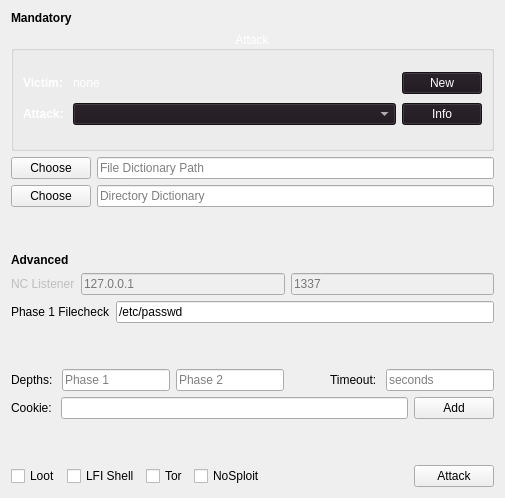
          <widget class="QWidget" name="configTab">
           <attribute name="icon">
            <iconset>
             <normaloff>icons/Vailyn.png</normaloff>icons/Vailyn.png</iconset>
           </attribute>
           <attribute name="title">
            <string notr="true">Conf.</string>
           </attribute>
           <layout class="QVBoxLayout" name="verticalLayout_tab5">
            <item>
             <widget class="QLabel" name="mandatoryLabel">
              <property name="font">
               <font>
                <weight>75</weight>
                <bold>true</bold>
                <underline>false</underline>
               </font>
              </property>
              <property name="text">
               <string>Mandatory</string>
              </property>
             </widget>
            </item>
            <item>
             <layout class="QVBoxLayout" name="verticalLayout_7">
              <item>
               <layout class="QHBoxLayout" name="horizontalLayout_7">
                <item>
                 <widget class="QGroupBox" name="attackBox">
                  <property name="sizePolicy">
                   <sizepolicy hsizetype="Preferred" vsizetype="Preferred">
                    <horstretch>1</horstretch>
                    <verstretch>0</verstretch>
                   </sizepolicy>
                  </property>
                  <property name="minimumSize">
                   <size>
                    <width>0</width>
                    <height>120</height>
                   </size>
                  </property>
                  <property name="maximumSize">
                   <size>
                    <width>16777215</width>
                    <height>120</height>
                   </size>
                  </property>
                  <property name="palette">
                   <palette>
                    <active>
                     <colorrole role="WindowText">
                      <brush brushstyle="SolidPattern">
                       <color alpha="255">
                        <red>255</red>
                        <green>255</green>
                        <blue>255</blue>
                       </color>
                      </brush>
                     </colorrole>
                     <colorrole role="Button">
                      <brush brushstyle="SolidPattern">
                       <color alpha="255">
                        <red>29</red>
                        <green>22</green>
                        <blue>29</blue>
                       </color>
                      </brush>
                     </colorrole>
                     <colorrole role="Text">
                      <brush brushstyle="SolidPattern">
                       <color alpha="255">
                        <red>255</red>
                        <green>255</green>
                        <blue>255</blue>
                       </color>
                      </brush>
                     </colorrole>
                     <colorrole role="ButtonText">
                      <brush brushstyle="SolidPattern">
                       <color alpha="255">
                        <red>255</red>
                        <green>255</green>
                        <blue>255</blue>
                       </color>
                      </brush>
                     </colorrole>
                     <colorrole role="Base">
                      <brush brushstyle="SolidPattern">
                       <color alpha="255">
                        <red>29</red>
                        <green>22</green>
                        <blue>29</blue>
                       </color>
                      </brush>
                     </colorrole>
                     <colorrole role="Window">
                      <brush brushstyle="SolidPattern">
                       <color alpha="255">
                        <red>29</red>
                        <green>22</green>
                        <blue>29</blue>
                       </color>
                      </brush>
                     </colorrole>
                     <colorrole role="PlaceholderText">
                      <brush brushstyle="NoBrush">
                       <color alpha="128">
                        <red>255</red>
                        <green>255</green>
                        <blue>255</blue>
                       </color>
                      </brush>
                     </colorrole>
                    </active>
                    <inactive>
                     <colorrole role="WindowText">
                      <brush brushstyle="SolidPattern">
                       <color alpha="255">
                        <red>255</red>
                        <green>255</green>
                        <blue>255</blue>
                       </color>
                      </brush>
                     </colorrole>
                     <colorrole role="Button">
                      <brush brushstyle="SolidPattern">
                       <color alpha="255">
                        <red>29</red>
                        <green>22</green>
                        <blue>29</blue>
                       </color>
                      </brush>
                     </colorrole>
                     <colorrole role="Text">
                      <brush brushstyle="SolidPattern">
                       <color alpha="255">
                        <red>255</red>
                        <green>255</green>
                        <blue>255</blue>
                       </color>
                      </brush>
                     </colorrole>
                     <colorrole role="ButtonText">
                      <brush brushstyle="SolidPattern">
                       <color alpha="255">
                        <red>255</red>
                        <green>255</green>
                        <blue>255</blue>
                       </color>
                      </brush>
                     </colorrole>
                     <colorrole role="Base">
                      <brush brushstyle="SolidPattern">
                       <color alpha="255">
                        <red>29</red>
                        <green>22</green>
                        <blue>29</blue>
                       </color>
                      </brush>
                     </colorrole>
                     <colorrole role="Window">
                      <brush brushstyle="SolidPattern">
                       <color alpha="255">
                        <red>29</red>
                        <green>22</green>
                        <blue>29</blue>
                       </color>
                      </brush>
                     </colorrole>
                     <colorrole role="PlaceholderText">
                      <brush brushstyle="NoBrush">
                       <color alpha="128">
                        <red>255</red>
                        <green>255</green>
                        <blue>255</blue>
                       </color>
                      </brush>
                     </colorrole>
                    </inactive>
                    <disabled>
                     <colorrole role="WindowText">
                      <brush brushstyle="SolidPattern">
                       <color alpha="255">
                        <red>91</red>
                        <green>89</green>
                        <blue>92</blue>
                       </color>
                      </brush>
                     </colorrole>
                     <colorrole role="Button">
                      <brush brushstyle="SolidPattern">
                       <color alpha="255">
                        <red>29</red>
                        <green>22</green>
                        <blue>29</blue>
                       </color>
                      </brush>
                     </colorrole>
                     <colorrole role="Text">
                      <brush brushstyle="SolidPattern">
                       <color alpha="255">
                        <red>98</red>
                        <green>94</green>
                        <blue>98</blue>
                       </color>
                      </brush>
                     </colorrole>
                     <colorrole role="ButtonText">
                      <brush brushstyle="SolidPattern">
                       <color alpha="255">
                        <red>100</red>
                        <green>95</green>
                        <blue>101</blue>
                       </color>
                      </brush>
                     </colorrole>
                     <colorrole role="Base">
                      <brush brushstyle="SolidPattern">
                       <color alpha="255">
                        <red>29</red>
                        <green>22</green>
                        <blue>29</blue>
                       </color>
                      </brush>
                     </colorrole>
                     <colorrole role="Window">
                      <brush brushstyle="SolidPattern">
                       <color alpha="255">
                        <red>29</red>
                        <green>22</green>
                        <blue>29</blue>
                       </color>
                      </brush>
                     </colorrole>
                     <colorrole role="PlaceholderText">
                      <brush brushstyle="NoBrush">
                       <color alpha="128">
                        <red>239</red>
                        <green>240</green>
                        <blue>241</blue>
                       </color>
                      </brush>
                     </colorrole>
                    </disabled>
                   </palette>
                  </property>
                  <property name="focusPolicy">
                   <enum>Qt::ClickFocus</enum>
                  </property>
                  <property name="autoFillBackground">
                   <bool>false</bool>
                  </property>
                  <property name="title">
                   <string>Attack</string>
                  </property>
                  <property name="alignment">
                   <set>Qt::AlignCenter</set>
                  </property>
                  <property name="flat">
                   <bool>false</bool>
                  </property>
                  <property name="checkable">
                   <bool>false</bool>
                  </property>
                  <layout class="QHBoxLayout" name="horizontalLayout_9">
                   <item>
                    <widget class="QWidget" name="gridWidget" native="true">
                     <property name="sizePolicy">
                      <sizepolicy hsizetype="Preferred" vsizetype="Preferred">
                       <horstretch>0</horstretch>
                       <verstretch>0</verstretch>
                      </sizepolicy>
                     </property>
                     <layout class="QGridLayout" name="dbLayout" columnstretch="0,0,0,0">
                      <property name="sizeConstraint">
                       <enum>QLayout::SetDefaultConstraint</enum>
                      </property>
                      <property name="leftMargin">
                       <number>0</number>
                      </property>
                      <property name="rightMargin">
                       <number>0</number>
                      </property>
                      <item row="1" column="0">
                       <widget class="QLabel" name="attackTypeTitle">
                        <property name="sizePolicy">
                         <sizepolicy hsizetype="Preferred" vsizetype="Fixed">
                          <horstretch>0</horstretch>
                          <verstretch>0</verstretch>
                         </sizepolicy>
                        </property>
                        <property name="font">
                         <font>
                          <weight>75</weight>
                          <bold>true</bold>
                         </font>
                        </property>
                        <property name="text">
                         <string>Attack: </string>
                        </property>
                       </widget>
                      </item>
                      <item row="0" column="2">
                       <spacer name="horizontalSpacer_8">
                        <property name="orientation">
                         <enum>Qt::Horizontal</enum>
                        </property>
                        <property name="sizeHint" stdset="0">
                         <size>
                          <width>40</width>
                          <height>20</height>
                         </size>
                        </property>
                       </spacer>
                      </item>
                      <item row="0" column="1">
                       <widget class="QLabel" name="victimDisplayLabel">
                        <property name="sizePolicy">
                         <sizepolicy hsizetype="Preferred" vsizetype="Fixed">
                          <horstretch>0</horstretch>
                          <verstretch>0</verstretch>
                         </sizepolicy>
                        </property>
                        <property name="text">
                         <string>none</string>
                        </property>
                       </widget>
                      </item>
                      <item row="0" column="3">
                       <widget class="QPushButton" name="newTargetButton">
                        <property name="text">
                         <string>New</string>
                        </property>
                        <property name="icon">
                         <iconset>
                          <normaloff>icons/add.svg</normaloff>icons/add.svg</iconset>
                        </property>
                       </widget>
                      </item>
                      <item row="0" column="0">
                       <widget class="QLabel" name="victimTitle">
                        <property name="sizePolicy">
                         <sizepolicy hsizetype="Preferred" vsizetype="Fixed">
                          <horstretch>0</horstretch>
                          <verstretch>0</verstretch>
                         </sizepolicy>
                        </property>
                        <property name="font">
                         <font>
                          <weight>75</weight>
                          <bold>true</bold>
                         </font>
                        </property>
                        <property name="text">
                         <string>Victim: </string>
                        </property>
                       </widget>
                      </item>
                      <item row="1" column="3">
                       <widget class="QPushButton" name="infoButton">
                        <property name="text">
                         <string>Info</string>
                        </property>
                        <property name="icon">
                         <iconset>
                          <normaloff>icons/info.svg</normaloff>icons/info.svg</iconset>
                        </property>
                       </widget>
                      </item>
                      <item row="1" column="1" colspan="2">
                       <widget class="QComboBox" name="attackOption"/>
                      </item>
                     </layout>
                    </widget>
                   </item>
                  </layout>
                 </widget>
                </item>
               </layout>
              </item>
              <item>
               <layout class="QFormLayout" name="formLayout">
                <item row="0" column="0">
                 <widget class="QPushButton" name="fileDictButton">
                  <property name="text">
                   <string>Choose</string>
                  </property>
                 </widget>
                </item>
                <item row="0" column="1">
                 <widget class="QLineEdit" name="fileDictDisplay">
                  <property name="placeholderText">
                   <string>File Dictionary Path</string>
                  </property>
                 </widget>
                </item>
                <item row="1" column="0">
                 <widget class="QPushButton" name="dirDictButton">
                  <property name="text">
                   <string>Choose</string>
                  </property>
                 </widget>
                </item>
                <item row="1" column="1">
                 <widget class="QLineEdit" name="dirDictDisplay">
                  <property name="placeholderText">
                   <string>Directory Dictionary</string>
                  </property>
                 </widget>
                </item>
               </layout>
              </item>
             </layout>
            </item>
            <item>
             <spacer name="verticalSpacer_2">
              <property name="orientation">
               <enum>Qt::Vertical</enum>
              </property>
              <property name="sizeHint" stdset="0">
               <size>
                <width>20</width>
                <height>40</height>
               </size>
              </property>
             </spacer>
            </item>
            <item>
             <widget class="QLabel" name="advancedLabel">
              <property name="sizePolicy">
               <sizepolicy hsizetype="Preferred" vsizetype="Fixed">
                <horstretch>0</horstretch>
                <verstretch>0</verstretch>
               </sizepolicy>
              </property>
              <property name="font">
               <font>
                <weight>75</weight>
                <bold>true</bold>
               </font>
              </property>
              <property name="text">
               <string>Advanced</string>
              </property>
             </widget>
            </item>
            <item>
             <layout class="QHBoxLayout" name="horizontalLayout_2">
              <item>
               <widget class="QLabel" name="shellLabel">
                <property name="enabled">
                 <bool>false</bool>
                </property>
                <property name="text">
                 <string>NC Listener</string>
                </property>
               </widget>
              </item>
              <item>
               <widget class="QLineEdit" name="ipEdit">
                <property name="enabled">
                 <bool>false</bool>
                </property>
                <property name="placeholderText">
                 <string>127.0.0.1</string>
                </property>
               </widget>
              </item>
              <item>
               <widget class="QLineEdit" name="portEdit">
                <property name="enabled">
                 <bool>false</bool>
                </property>
                <property name="text">
                 <string/>
                </property>
                <property name="placeholderText">
                 <string>1337</string>
                </property>
               </widget>
              </item>
             </layout>
            </item>
            <item>
             <layout class="QFormLayout" name="formLayout_2">
              <item row="0" column="0">
               <widget class="QLabel" name="label_5">
                <property name="text">
                 <string>Phase 1 Filecheck</string>
                </property>
               </widget>
              </item>
              <item row="0" column="1">
               <widget class="QLineEdit" name="vlnFileInput">
                <property name="text">
                 <string>/etc/passwd</string>
                </property>
               </widget>
              </item>
             </layout>
            </item>
            <item>
             <spacer name="verticalSpacer_3">
              <property name="orientation">
               <enum>Qt::Vertical</enum>
              </property>
              <property name="sizeHint" stdset="0">
               <size>
                <width>20</width>
                <height>40</height>
               </size>
              </property>
             </spacer>
            </item>
            <item>
             <layout class="QHBoxLayout" name="horizontalLayout_6">
              <item>
               <widget class="QLabel" name="label_6">
                <property name="text">
                 <string>Depths: </string>
                </property>
               </widget>
              </item>
              <item>
               <widget class="QLineEdit" name="phase1Depth">
                <property name="placeholderText">
                 <string>Phase 1</string>
                </property>
               </widget>
              </item>
              <item>
               <widget class="QLineEdit" name="phase2Depth">
                <property name="placeholderText">
                 <string>Phase 2</string>
                </property>
               </widget>
              </item>
              <item>
               <spacer name="horizontalSpacer_12">
                <property name="orientation">
                 <enum>Qt::Horizontal</enum>
                </property>
                <property name="sizeHint" stdset="0">
                 <size>
                  <width>40</width>
                  <height>20</height>
                 </size>
                </property>
               </spacer>
              </item>
              <item>
               <widget class="QLabel" name="label_2">
                <property name="text">
                 <string>Timeout: </string>
                </property>
               </widget>
              </item>
              <item>
               <widget class="QLineEdit" name="timeoutEdit">
                <property name="placeholderText">
                 <string>seconds</string>
                </property>
               </widget>
              </item>
             </layout>
            </item>
            <item>
             <layout class="QHBoxLayout" name="horizontalLayout_13">
              <item>
               <widget class="QLabel" name="label_7">
                <property name="text">
                 <string>Cookie: </string>
                </property>
               </widget>
              </item>
              <item>
               <widget class="QLineEdit" name="cookieDisplay"/>
              </item>
              <item>
               <widget class="QPushButton" name="addCookieButton">
                <property name="text">
                 <string>Add</string>
                </property>
                <property name="icon">
                 <iconset>
                  <normaloff>icons/add.svg</normaloff>icons/add.svg</iconset>
                </property>
               </widget>
              </item>
             </layout>
            </item>
            <item>
             <spacer name="verticalSpacer">
              <property name="orientation">
               <enum>Qt::Vertical</enum>
              </property>
              <property name="sizeHint" stdset="0">
               <size>
                <width>20</width>
                <height>40</height>
               </size>
              </property>
             </spacer>
            </item>
            <item>
             <layout class="QHBoxLayout" name="horizontalLayout_10">
              <item>
               <widget class="QCheckBox" name="lootBox">
                <property name="text">
                 <string>Loot</string>
                </property>
               </widget>
              </item>
              <item>
               <widget class="QCheckBox" name="shellBox">
                <property name="text">
                 <string>LFI Shell</string>
                </property>
               </widget>
              </item>
              <item>
               <widget class="QCheckBox" name="torBox">
                <property name="text">
                 <string>Tor</string>
                </property>
               </widget>
              </item>
              <item>
               <widget class="QCheckBox" name="nosploitBox">
                <property name="text">
                 <string>NoSploit</string>
                </property>
               </widget>
              </item>
              <item>
               <spacer name="horizontalSpacer_9">
                <property name="orientation">
                 <enum>Qt::Horizontal</enum>
                </property>
                <property name="sizeHint" stdset="0">
                 <size>
                  <width>40</width>
                  <height>20</height>
                 </size>
                </property>
               </spacer>
              </item>
              <item>
               <widget class="QPushButton" name="attackButton">
                <property name="text">
                 <string>Attack</string>
                </property>
                <property name="icon">
                 <iconset>
                  <normaloff>icons/attacks.png</normaloff>icons/attacks.png</iconset>
                </property>
               </widget>
              </item>
             </layout>
            </item>
           </layout>
          </widget>
